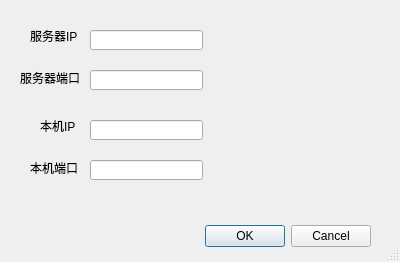
<?xml version="1.0" encoding="UTF-8"?>
<ui version="4.0">
 <class>Dialog_Net</class>
 <widget class="QDialog" name="Dialog_Net">
  <property name="geometry">
   <rect>
    <x>0</x>
    <y>0</y>
    <width>400</width>
    <height>262</height>
   </rect>
  </property>
  <property name="windowTitle">
   <string>网络设置</string>
  </property>
  <property name="sizeGripEnabled">
   <bool>true</bool>
  </property>
  <widget class="QDialogButtonBox" name="buttonBox">
   <property name="geometry">
    <rect>
     <x>30</x>
     <y>220</y>
     <width>341</width>
     <height>32</height>
    </rect>
   </property>
   <property name="orientation">
    <enum>Qt::Horizontal</enum>
   </property>
   <property name="standardButtons">
    <set>QDialogButtonBox::Cancel|QDialogButtonBox::Ok</set>
   </property>
  </widget>
  <widget class="QLineEdit" name="lineEdit_serverIP">
   <property name="geometry">
    <rect>
     <x>90</x>
     <y>30</y>
     <width>113</width>
     <height>20</height>
    </rect>
   </property>
  </widget>
  <widget class="QLineEdit" name="lineEdit_serverPort">
   <property name="geometry">
    <rect>
     <x>90</x>
     <y>70</y>
     <width>113</width>
     <height>20</height>
    </rect>
   </property>
  </widget>
  <widget class="QLineEdit" name="lineEdit_hostIP">
   <property name="geometry">
    <rect>
     <x>90</x>
     <y>120</y>
     <width>113</width>
     <height>20</height>
    </rect>
   </property>
  </widget>
  <widget class="QLineEdit" name="lineEdit_hostPort">
   <property name="geometry">
    <rect>
     <x>90</x>
     <y>160</y>
     <width>113</width>
     <height>20</height>
    </rect>
   </property>
  </widget>
  <widget class="QLabel" name="label">
   <property name="geometry">
    <rect>
     <x>30</x>
     <y>30</y>
     <width>54</width>
     <height>12</height>
    </rect>
   </property>
   <property name="text">
    <string>服务器IP</string>
   </property>
  </widget>
  <widget class="QLabel" name="label_2">
   <property name="geometry">
    <rect>
     <x>20</x>
     <y>70</y>
     <width>71</width>
     <height>16</height>
    </rect>
   </property>
   <property name="text">
    <string>服务器端口</string>
   </property>
  </widget>
  <widget class="QLabel" name="label_3">
   <property name="geometry">
    <rect>
     <x>40</x>
     <y>120</y>
     <width>54</width>
     <height>12</height>
    </rect>
   </property>
   <property name="text">
    <string>本机IP</string>
   </property>
  </widget>
  <widget class="QLabel" name="label_4">
   <property name="geometry">
    <rect>
     <x>30</x>
     <y>160</y>
     <width>51</width>
     <height>16</height>
    </rect>
   </property>
   <property name="text">
    <string>本机端口</string>
   </property>
  </widget>
 </widget>
 <resources/>
 <connections>
  <connection>
   <sender>buttonBox</sender>
   <signal>accepted()</signal>
   <receiver>Dialog_Net</receiver>
   <slot>accept()</slot>
   <hints>
    <hint type="sourcelabel">
     <x>248</x>
     <y>254</y>
    </hint>
    <hint type="destinationlabel">
     <x>157</x>
     <y>274</y>
    </hint>
   </hints>
  </connection>
  <connection>
   <sender>buttonBox</sender>
   <signal>rejected()</signal>
   <receiver>Dialog_Net</receiver>
   <slot>reject()</slot>
   <hints>
    <hint type="sourcelabel">
     <x>316</x>
     <y>260</y>
    </hint>
    <hint type="destinationlabel">
     <x>286</x>
     <y>274</y>
    </hint>
   </hints>
  </connection>
 </connections>
</ui>
